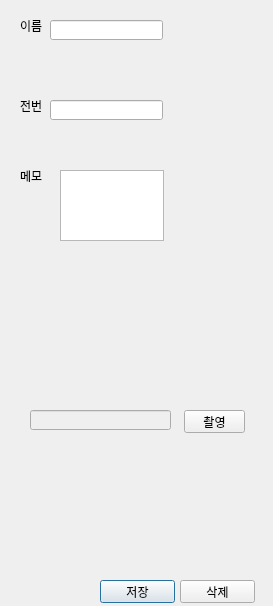
<?xml version="1.0" encoding="UTF-8"?>
<ui version="4.0">
 <class>Dialog</class>
 <widget class="QDialog" name="Dialog">
  <property name="geometry">
   <rect>
    <x>0</x>
    <y>0</y>
    <width>273</width>
    <height>606</height>
   </rect>
  </property>
  <property name="windowTitle">
   <string>Dialog</string>
  </property>
  <widget class="QLabel" name="label_name">
   <property name="geometry">
    <rect>
     <x>20</x>
     <y>20</y>
     <width>56</width>
     <height>12</height>
    </rect>
   </property>
   <property name="text">
    <string>이름</string>
   </property>
  </widget>
  <widget class="QLabel" name="label_number">
   <property name="geometry">
    <rect>
     <x>20</x>
     <y>100</y>
     <width>56</width>
     <height>12</height>
    </rect>
   </property>
   <property name="text">
    <string>전번</string>
   </property>
  </widget>
  <widget class="QLabel" name="label_recommend">
   <property name="geometry">
    <rect>
     <x>20</x>
     <y>170</y>
     <width>56</width>
     <height>12</height>
    </rect>
   </property>
   <property name="text">
    <string>메모</string>
   </property>
  </widget>
  <widget class="QLineEdit" name="lineEdit_name">
   <property name="geometry">
    <rect>
     <x>50</x>
     <y>20</y>
     <width>113</width>
     <height>20</height>
    </rect>
   </property>
  </widget>
  <widget class="QLineEdit" name="lineEdit_number">
   <property name="geometry">
    <rect>
     <x>50</x>
     <y>100</y>
     <width>113</width>
     <height>20</height>
    </rect>
   </property>
  </widget>
  <widget class="QTextEdit" name="textEdit_recommend">
   <property name="geometry">
    <rect>
     <x>60</x>
     <y>170</y>
     <width>104</width>
     <height>71</height>
    </rect>
   </property>
  </widget>
  <widget class="QPushButton" name="btnSave">
   <property name="geometry">
    <rect>
     <x>100</x>
     <y>580</y>
     <width>75</width>
     <height>23</height>
    </rect>
   </property>
   <property name="text">
    <string>저장</string>
   </property>
  </widget>
  <widget class="QPushButton" name="btnDel">
   <property name="geometry">
    <rect>
     <x>180</x>
     <y>580</y>
     <width>75</width>
     <height>23</height>
    </rect>
   </property>
   <property name="text">
    <string>삭제</string>
   </property>
  </widget>
  <widget class="QLabel" name="label_4">
   <property name="geometry">
    <rect>
     <x>10</x>
     <y>330</y>
     <width>251</width>
     <height>71</height>
    </rect>
   </property>
   <property name="text">
    <string/>
   </property>
   <property name="pixmap">
    <pixmap>../../../../../../Downloads/s.jpg</pixmap>
   </property>
   <property name="scaledContents">
    <bool>true</bool>
   </property>
  </widget>
  <widget class="QPushButton" name="btnPhoto">
   <property name="geometry">
    <rect>
     <x>184</x>
     <y>410</y>
     <width>61</width>
     <height>23</height>
    </rect>
   </property>
   <property name="text">
    <string>촬영</string>
   </property>
  </widget>
  <widget class="QLineEdit" name="lineEditPhoto">
   <property name="enabled">
    <bool>false</bool>
   </property>
   <property name="geometry">
    <rect>
     <x>30</x>
     <y>410</y>
     <width>141</width>
     <height>20</height>
    </rect>
   </property>
  </widget>
 </widget>
 <resources/>
 <connections/>
</ui>
